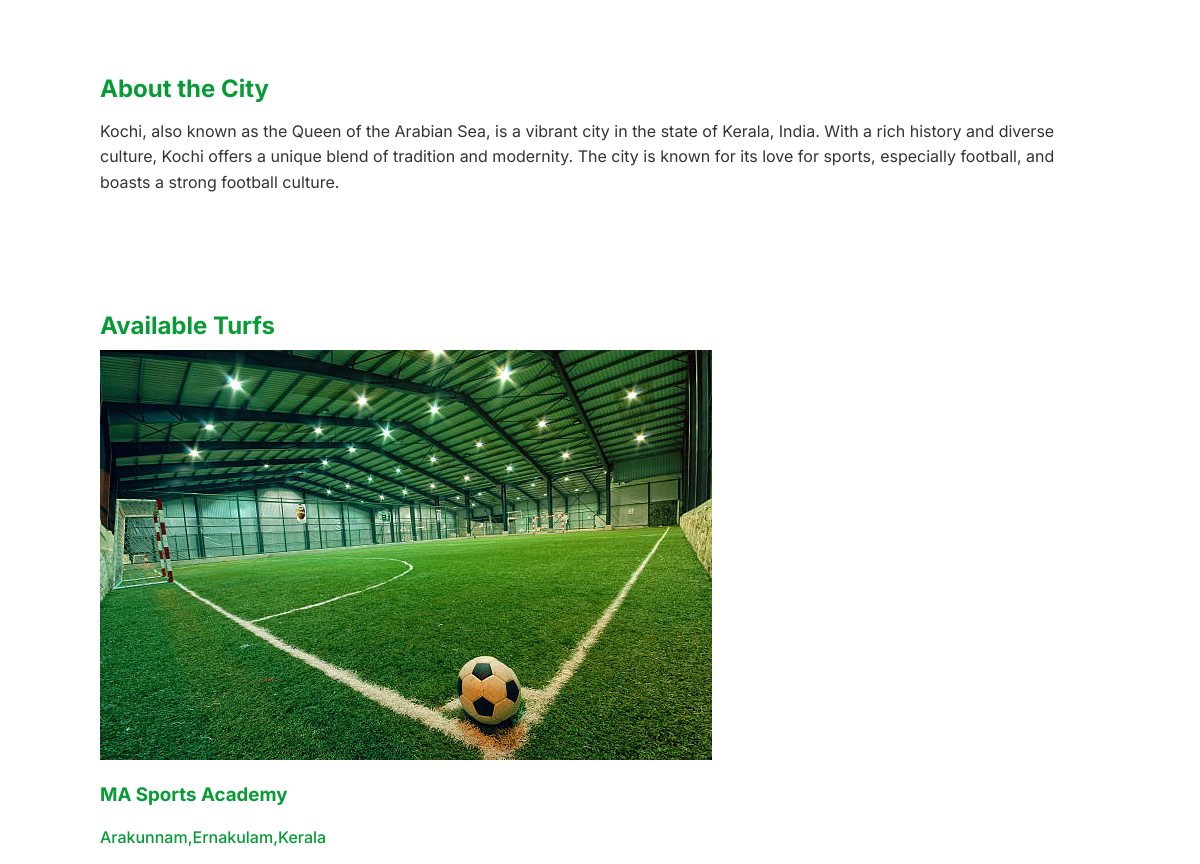
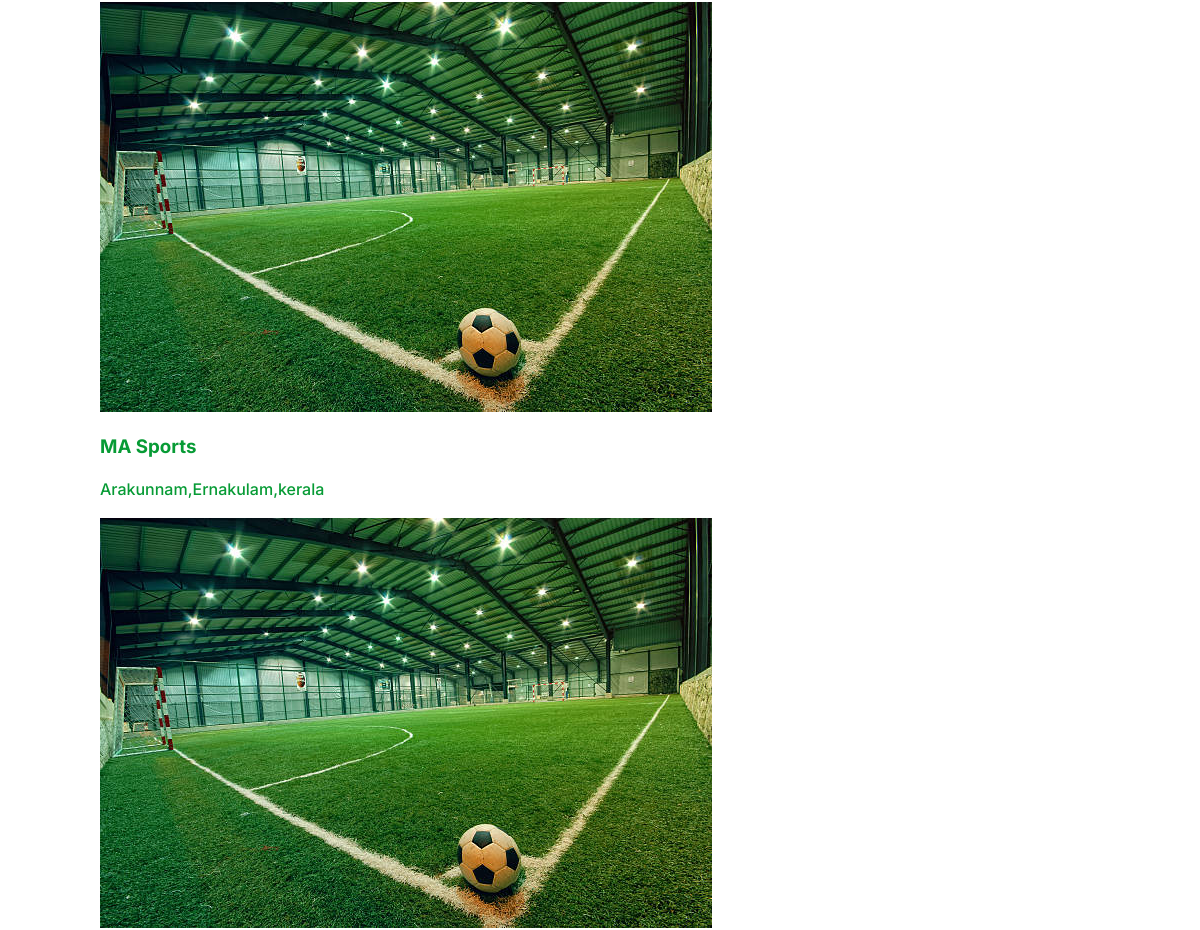
The page / (signed in, middle part) on the database as committed earlier (2 pictures, top to bottom).
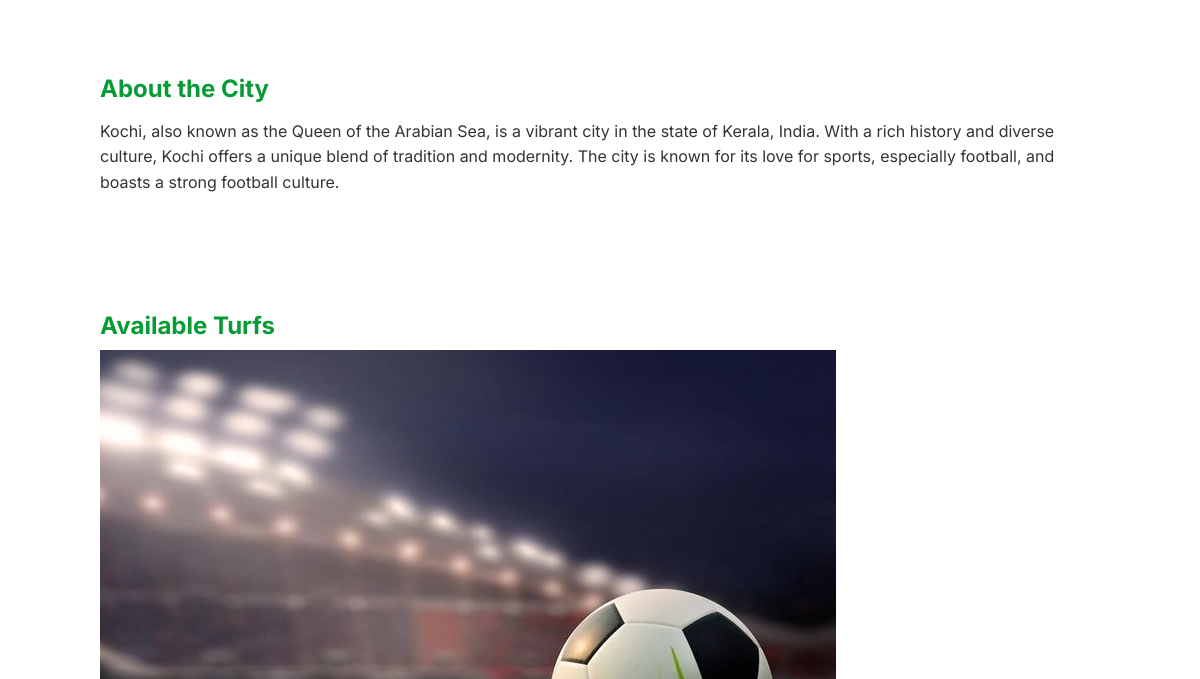
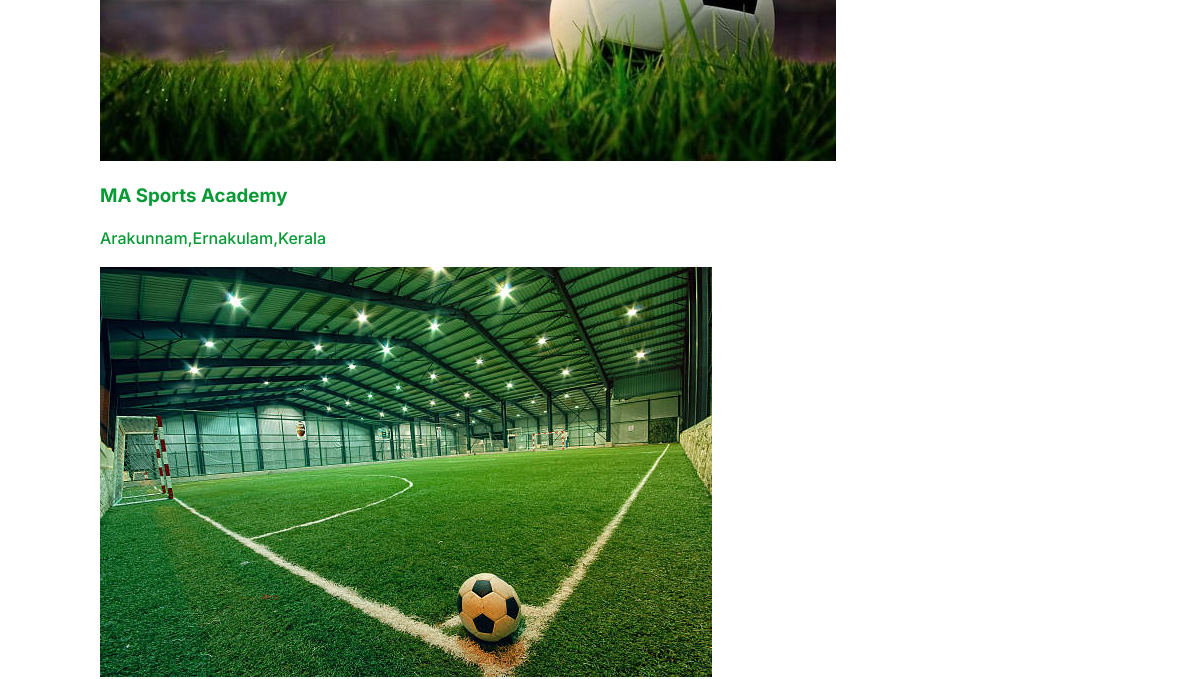
The same page on the database as committed later (2 pictures, top to bottom).
### turf_app/models.py (models this page shows, shortened)
class Turf(models.Model):
    name = models.CharField(max_length=255)
    location = models.CharField(max_length=255)
    images = models.ImageField(upload_to='turf_images/')
    sport_types = models.CharField(max_length=100, choices=[('Football', 'Football'), ('Cricket', 'Cricket')])
    open_time = models.TimeField()
    close_time = models.TimeField()

### turf_app/views.py (the view)
# urls.py: path('',views.index,name='index'),
def index(request):
    if request.user.is_authenticated:
        turfs = Turf.objects.all()
        return render(request, "home.html", {'turfs': turfs})
    return render(request, "index.html")

### templates/home.html (shortened to what this page needs)
{% load static %}
<!DOCTYPE html>
<html lang="en">
<head>
    <link rel="stylesheet" href="{% static 'css/home.css' %}">
    <link rel="stylesheet" href="https://cdn.jsdelivr.net/npm/bootstrap-icons@1.11.3/font/bootstrap-icons.min.css">
</head>
<body>
    <section class="section">
    </section>
    <section class="section">
        <h2>About the City</h2>
        <p>
            Kochi, also known as the Queen of the Arabian Sea, is a vibrant city in the state of Kerala, India.
            With a rich history and diverse culture, Kochi offers a unique blend of tradition and modernity.
            The city is known for its love for sports, especially football, and boasts a strong football culture.
        </p>
    </section>
    <section class="section">
        <h2>Available Turfs</h2>
        {% if turfs %}
            <div class="turf-grid">
                {% for turf in turfs %}
                    <div class="turf-card">
                        <a href="{% url 'turf_detail' turf.id %}">
                            <div class="turf-image">
                                <img src="{{ turf.images.url }}" alt="{{ turf.name }}">
                            </div>
                            <div class="turf-info">
                                <h3>{{ turf.name }}</h3>
                                <p>{{ turf.location }}</p>
                            </div>
                        </a>
                    </div>
                {% endfor %}
            </div>
        {% else %}
            <p>No turfs found matching your search.</p>
        {% endif %}
    </section>
</body>
</html>

### static/css/home.css (style rules this page uses)
body { font-family: 'Inter', sans-serif; margin: 0; padding: 0; background-color: #fff; color: #333; }
.section { padding: 40px 20px; max-width: 1000px; margin: auto; }
.section h2 { color: #079b35; margin-bottom: 10px; }
.section p { line-height: 1.6; font-size: 1rem; }
.section a { color: #079b35; text-decoration: none; font-weight: 500; }

Rows that differ between the two databases and show on the page:
removed Turf: images (picture), name "MA Sports", location "Arakunnam,Ernakulam,kerala"
changed Turf "MA Sports Academy": images: a different picture
